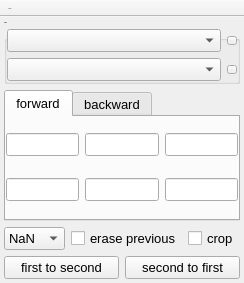
<?xml version="1.0" encoding="UTF-8"?>
<ui version="4.0">
 <class>Affine_transformation</class>
 <widget class="QMainWindow" name="Affine_transformation">
  <property name="geometry">
   <rect>
    <x>0</x>
    <y>0</y>
    <width>244</width>
    <height>283</height>
   </rect>
  </property>
  <property name="font">
   <font>
    <pointsize>1</pointsize>
   </font>
  </property>
  <property name="windowTitle">
   <string>Affine</string>
  </property>
  <property name="iconSize">
   <size>
    <width>20</width>
    <height>20</height>
   </size>
  </property>
  <property name="unifiedTitleAndToolBarOnMac">
   <bool>true</bool>
  </property>
  <widget class="QWidget" name="centralwidget">
   <layout class="QGridLayout" name="gridLayout_4">
    <property name="leftMargin">
     <number>4</number>
    </property>
    <property name="topMargin">
     <number>4</number>
    </property>
    <property name="rightMargin">
     <number>4</number>
    </property>
    <property name="bottomMargin">
     <number>4</number>
    </property>
    <item row="1" column="0" colspan="2">
     <widget class="QTabWidget" name="tabWidget">
      <property name="font">
       <font>
        <pointsize>10</pointsize>
       </font>
      </property>
      <property name="currentIndex">
       <number>0</number>
      </property>
      <property name="movable">
       <bool>false</bool>
      </property>
      <widget class="QWidget" name="forward">
       <attribute name="title">
        <string>forward</string>
       </attribute>
       <layout class="QGridLayout" name="gridLayout_3">
        <property name="leftMargin">
         <number>0</number>
        </property>
        <property name="topMargin">
         <number>0</number>
        </property>
        <property name="rightMargin">
         <number>0</number>
        </property>
        <property name="bottomMargin">
         <number>0</number>
        </property>
        <item row="0" column="0">
         <widget class="QLineEdit" name="A00">
          <property name="readOnly">
           <bool>true</bool>
          </property>
         </widget>
        </item>
        <item row="0" column="2">
         <widget class="QLineEdit" name="A02">
          <property name="readOnly">
           <bool>true</bool>
          </property>
         </widget>
        </item>
        <item row="0" column="1">
         <widget class="QLineEdit" name="A01">
          <property name="readOnly">
           <bool>true</bool>
          </property>
         </widget>
        </item>
        <item row="1" column="0">
         <widget class="QLineEdit" name="A10">
          <property name="readOnly">
           <bool>true</bool>
          </property>
         </widget>
        </item>
        <item row="1" column="2">
         <widget class="QLineEdit" name="A12">
          <property name="readOnly">
           <bool>true</bool>
          </property>
         </widget>
        </item>
        <item row="1" column="1">
         <widget class="QLineEdit" name="A11">
          <property name="readOnly">
           <bool>true</bool>
          </property>
         </widget>
        </item>
       </layout>
      </widget>
      <widget class="QWidget" name="backward">
       <attribute name="title">
        <string>backward</string>
       </attribute>
       <layout class="QGridLayout" name="gridLayout_2">
        <property name="leftMargin">
         <number>0</number>
        </property>
        <property name="topMargin">
         <number>0</number>
        </property>
        <property name="rightMargin">
         <number>0</number>
        </property>
        <property name="bottomMargin">
         <number>0</number>
        </property>
        <item row="0" column="0">
         <widget class="QLineEdit" name="B00">
          <property name="readOnly">
           <bool>true</bool>
          </property>
         </widget>
        </item>
        <item row="0" column="1">
         <widget class="QLineEdit" name="B01">
          <property name="readOnly">
           <bool>true</bool>
          </property>
         </widget>
        </item>
        <item row="0" column="2">
         <widget class="QLineEdit" name="B02">
          <property name="readOnly">
           <bool>true</bool>
          </property>
         </widget>
        </item>
        <item row="1" column="0">
         <widget class="QLineEdit" name="B10">
          <property name="readOnly">
           <bool>true</bool>
          </property>
         </widget>
        </item>
        <item row="1" column="1">
         <widget class="QLineEdit" name="B11">
          <property name="readOnly">
           <bool>true</bool>
          </property>
         </widget>
        </item>
        <item row="1" column="2">
         <widget class="QLineEdit" name="B12">
          <property name="readOnly">
           <bool>true</bool>
          </property>
         </widget>
        </item>
       </layout>
      </widget>
     </widget>
    </item>
    <item row="4" column="1">
     <widget class="QPushButton" name="second">
      <property name="font">
       <font>
        <pointsize>10</pointsize>
       </font>
      </property>
      <property name="text">
       <string>second to first</string>
      </property>
     </widget>
    </item>
    <item row="4" column="0">
     <widget class="QPushButton" name="first">
      <property name="font">
       <font>
        <pointsize>10</pointsize>
       </font>
      </property>
      <property name="text">
       <string>first to second</string>
      </property>
     </widget>
    </item>
    <item row="0" column="0" colspan="2">
     <widget class="QGroupBox" name="groupBox">
      <property name="title">
       <string>Images</string>
      </property>
      <layout class="QGridLayout" name="gridLayout">
       <property name="leftMargin">
        <number>0</number>
       </property>
       <property name="topMargin">
        <number>0</number>
       </property>
       <property name="rightMargin">
        <number>0</number>
       </property>
       <property name="bottomMargin">
        <number>0</number>
       </property>
       <item row="0" column="0">
        <widget class="QComboBox" name="image1">
         <property name="font">
          <font>
           <pointsize>10</pointsize>
          </font>
         </property>
         <property name="neutrinoImage" stdset="0">
          <bool>true</bool>
         </property>
        </widget>
       </item>
       <item row="1" column="0">
        <widget class="QComboBox" name="image2">
         <property name="font">
          <font>
           <pointsize>10</pointsize>
          </font>
         </property>
         <property name="neutrinoImage" stdset="0">
          <bool>true</bool>
         </property>
        </widget>
       </item>
       <item row="0" column="1">
        <widget class="QToolButton" name="line1">
         <property name="text">
          <string>...</string>
         </property>
         <property name="icon">
          <iconset resource="../../../build-neutrinoMaster-Qt_5_11_0_5_11_0_temporary_22340a-Debug/src/qrc/icons.qrc">
           <normaloff>:/icons/line.png</normaloff>:/icons/line.png</iconset>
         </property>
        </widget>
       </item>
       <item row="1" column="1">
        <widget class="QToolButton" name="line2">
         <property name="text">
          <string>...</string>
         </property>
         <property name="icon">
          <iconset resource="../../../build-neutrinoMaster-Qt_5_11_0_5_11_0_temporary_22340a-Debug/src/qrc/icons.qrc">
           <normaloff>:/icons/line.png</normaloff>:/icons/line.png</iconset>
         </property>
        </widget>
       </item>
      </layout>
     </widget>
    </item>
    <item row="2" column="0" colspan="2">
     <widget class="QWidget" name="widget" native="true">
      <layout class="QGridLayout" name="gridLayout_5">
       <property name="leftMargin">
        <number>0</number>
       </property>
       <property name="topMargin">
        <number>0</number>
       </property>
       <property name="rightMargin">
        <number>0</number>
       </property>
       <property name="bottomMargin">
        <number>0</number>
       </property>
       <item row="0" column="0">
        <widget class="QComboBox" name="defaultValue">
         <property name="font">
          <font>
           <pointsize>10</pointsize>
          </font>
         </property>
         <property name="neutrinoSave" stdset="0">
          <bool>true</bool>
         </property>
         <item>
          <property name="text">
           <string>NaN</string>
          </property>
         </item>
         <item>
          <property name="text">
           <string>Min</string>
          </property>
         </item>
         <item>
          <property name="text">
           <string>Max</string>
          </property>
         </item>
         <item>
          <property name="text">
           <string>Mean</string>
          </property>
         </item>
         <item>
          <property name="text">
           <string>0</string>
          </property>
         </item>
        </widget>
       </item>
       <item row="0" column="1">
        <widget class="QCheckBox" name="erasePrevious">
         <property name="font">
          <font>
           <pointsize>10</pointsize>
          </font>
         </property>
         <property name="text">
          <string>erase previous</string>
         </property>
         <property name="neutrinoSave" stdset="0">
          <bool>true</bool>
         </property>
        </widget>
       </item>
       <item row="0" column="2">
        <widget class="QCheckBox" name="crop">
         <property name="font">
          <font>
           <pointsize>10</pointsize>
          </font>
         </property>
         <property name="text">
          <string>crop</string>
         </property>
         <property name="neutrinoSave" stdset="0">
          <bool>true</bool>
         </property>
        </widget>
       </item>
      </layout>
     </widget>
    </item>
   </layout>
  </widget>
  <widget class="QToolBar" name="toolBar">
   <property name="windowTitle">
    <string>toolBar</string>
   </property>
   <property name="movable">
    <bool>false</bool>
   </property>
   <attribute name="toolBarArea">
    <enum>TopToolBarArea</enum>
   </attribute>
   <attribute name="toolBarBreak">
    <bool>false</bool>
   </attribute>
   <addaction name="actionReset"/>
  </widget>
  <action name="actionReset">
   <property name="icon">
    <iconset resource="../../../build-neutrinoMaster-Qt_5_11_0_5_11_0_temporary_22340a-Debug/src/qrc/icons.qrc">
     <normaloff>:/icons/remove.png</normaloff>:/icons/remove.png</iconset>
   </property>
   <property name="text">
    <string>Reset</string>
   </property>
   <property name="toolTip">
    <string>Reset points</string>
   </property>
  </action>
 </widget>
 <tabstops>
  <tabstop>image1</tabstop>
  <tabstop>image2</tabstop>
  <tabstop>line1</tabstop>
  <tabstop>line2</tabstop>
  <tabstop>tabWidget</tabstop>
  <tabstop>A00</tabstop>
  <tabstop>A01</tabstop>
  <tabstop>A02</tabstop>
  <tabstop>A10</tabstop>
  <tabstop>A11</tabstop>
  <tabstop>A12</tabstop>
  <tabstop>first</tabstop>
  <tabstop>second</tabstop>
  <tabstop>B00</tabstop>
  <tabstop>B01</tabstop>
  <tabstop>B02</tabstop>
  <tabstop>B10</tabstop>
  <tabstop>B11</tabstop>
  <tabstop>B12</tabstop>
 </tabstops>
 <resources>
  <include location="../../../build-neutrinoMaster-Qt_5_11_0_5_11_0_temporary_22340a-Debug/src/qrc/icons.qrc"/>
 </resources>
 <connections/>
</ui>
